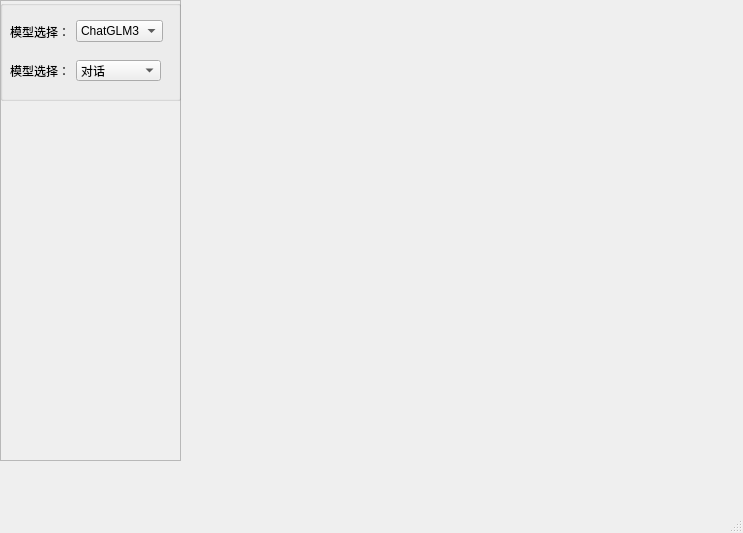
<?xml version="1.0" encoding="UTF-8"?>
<ui version="4.0">
 <class>MainWindow</class>
 <widget class="QMainWindow" name="MainWindow">
  <property name="geometry">
   <rect>
    <x>0</x>
    <y>0</y>
    <width>743</width>
    <height>533</height>
   </rect>
  </property>
  <property name="windowTitle">
   <string>MainWindow</string>
  </property>
  <widget class="QWidget" name="centralwidget">
   <widget class="QWidget" name="widget" native="true">
    <property name="geometry">
     <rect>
      <x>60</x>
      <y>70</y>
      <width>591</width>
      <height>431</height>
     </rect>
    </property>
   </widget>
   <widget class="QFrame" name="frame">
    <property name="geometry">
     <rect>
      <x>0</x>
      <y>0</y>
      <width>181</width>
      <height>461</height>
     </rect>
    </property>
    <property name="frameShape">
     <enum>QFrame::Shape::StyledPanel</enum>
    </property>
    <property name="frameShadow">
     <enum>QFrame::Shadow::Raised</enum>
    </property>
    <widget class="QGroupBox" name="groupBox">
     <property name="geometry">
      <rect>
       <x>0</x>
       <y>0</y>
       <width>181</width>
       <height>101</height>
      </rect>
     </property>
     <property name="title">
      <string/>
     </property>
     <widget class="QComboBox" name="comboBox_2">
      <property name="geometry">
       <rect>
        <x>76</x>
        <y>60</y>
        <width>85</width>
        <height>21</height>
       </rect>
      </property>
      <item>
       <property name="text">
        <string>对话</string>
       </property>
      </item>
      <item>
       <property name="text">
        <string>知识库</string>
       </property>
      </item>
     </widget>
     <widget class="QLabel" name="label_2">
      <property name="geometry">
       <rect>
        <x>10</x>
        <y>60</y>
        <width>60</width>
        <height>21</height>
       </rect>
      </property>
      <property name="text">
       <string>模型选择：</string>
      </property>
     </widget>
     <widget class="QWidget" name="">
      <property name="geometry">
       <rect>
        <x>10</x>
        <y>20</y>
        <width>153</width>
        <height>23</height>
       </rect>
      </property>
      <layout class="QHBoxLayout" name="horizontalLayout">
       <item>
        <widget class="QLabel" name="label">
         <property name="text">
          <string>模型选择：</string>
         </property>
        </widget>
       </item>
       <item>
        <widget class="QComboBox" name="comboBox">
         <item>
          <property name="text">
           <string comment="ChatGLM3模型">ChatGLM3</string>
          </property>
         </item>
         <item>
          <property name="text">
           <string comment="llama2模型">llama2</string>
          </property>
         </item>
         <item>
          <property name="text">
           <string comment="llama3模型">llama3</string>
          </property>
         </item>
         <item>
          <property name="text">
           <string comment="通义千问模型">qianwen</string>
          </property>
         </item>
        </widget>
       </item>
      </layout>
     </widget>
    </widget>
   </widget>
  </widget>
  <widget class="QMenuBar" name="menubar">
   <property name="geometry">
    <rect>
     <x>0</x>
     <y>0</y>
     <width>743</width>
     <height>33</height>
    </rect>
   </property>
  </widget>
  <widget class="QStatusBar" name="statusbar"/>
 </widget>
 <resources/>
 <connections/>
</ui>
